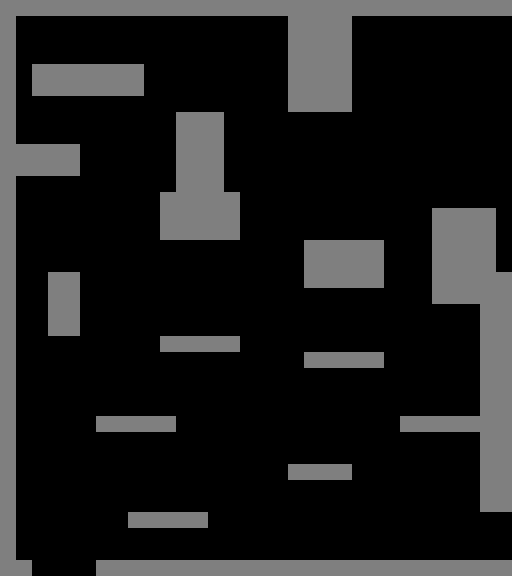

This is a level from a 2D game, rendered from its Tiled map with the project's own tilesets. A one-line summary and the complete map file follow:
An orthogonal 32x36 tile map with 16x16 px tiles, 1 tile layer (Walls).

<map version="1.10" tiledversion="1.10.2" orientation="orthogonal" renderorder="right-down" width="32" height="36" tilewidth="16" tileheight="16" infinite="0" nextlayerid="2" nextobjectid="1">
 <tileset firstgid="1" source="../Tilesets/16gon.tsx" />
 <layer id="1" name="Walls" width="32" height="36">
  <properties>
   <property name="unity:layer" value="Wall" />
  </properties>
  <data encoding="csv">
51,51,51,51,51,51,51,51,51,51,51,51,51,51,51,51,51,51,51,51,51,51,51,51,51,51,51,51,51,51,51,51,
51,0,0,0,0,0,0,0,0,0,0,0,0,0,0,0,0,0,51,51,51,51,0,0,0,0,0,0,0,0,0,0,
51,0,0,0,0,0,0,0,0,0,0,0,0,0,0,0,0,0,51,51,51,51,0,0,0,0,0,0,0,0,0,0,
51,0,0,0,0,0,0,0,0,0,0,0,0,0,0,0,0,0,51,51,51,51,0,0,0,0,0,0,0,0,0,0,
51,0,51,51,51,51,51,51,51,0,0,0,0,0,0,0,0,0,51,51,51,51,0,0,0,0,0,0,0,0,0,0,
51,0,51,51,51,51,51,51,51,0,0,0,0,0,0,0,0,0,51,51,51,51,0,0,0,0,0,0,0,0,0,0,
51,0,0,0,0,0,0,0,0,0,0,0,0,0,0,0,0,0,51,51,51,51,0,0,0,0,0,0,0,0,0,0,
51,0,0,0,0,0,0,0,0,0,0,51,51,51,0,0,0,0,0,0,0,0,0,0,0,0,0,0,0,0,0,0,
51,0,0,0,0,0,0,0,0,0,0,51,51,51,0,0,0,0,0,0,0,0,0,0,0,0,0,0,0,0,0,0,
51,51,51,51,51,0,0,0,0,0,0,51,51,51,0,0,0,0,0,0,0,0,0,0,0,0,0,0,0,0,0,0,
51,51,51,51,51,0,0,0,0,0,0,51,51,51,0,0,0,0,0,0,0,0,0,0,0,0,0,0,0,0,0,0,
51,0,0,0,0,0,0,0,0,0,0,51,51,51,0,0,0,0,0,0,0,0,0,0,0,0,0,0,0,0,0,0,
51,0,0,0,0,0,0,0,0,0,51,51,51,51,51,0,0,0,0,0,0,0,0,0,0,0,0,0,0,0,0,0,
51,0,0,0,0,0,0,0,0,0,51,51,51,51,51,0,0,0,0,0,0,0,0,0,0,0,0,51,51,51,51,0,
51,0,0,0,0,0,0,0,0,0,51,51,51,51,51,0,0,0,0,0,0,0,0,0,0,0,0,51,51,51,51,0,
51,0,0,0,0,0,0,0,0,0,0,0,0,0,0,0,0,0,0,51,51,51,51,51,0,0,0,51,51,51,51,0,
51,0,0,0,0,0,0,0,0,0,0,0,0,0,0,0,0,0,0,51,51,51,51,51,0,0,0,51,51,51,51,0,
51,0,0,51,51,0,0,0,0,0,0,0,0,0,0,0,0,0,0,51,51,51,51,51,0,0,0,51,51,51,51,51,
51,0,0,51,51,0,0,0,0,0,0,0,0,0,0,0,0,0,0,0,0,0,0,0,0,0,0,51,51,51,51,51,
51,0,0,51,51,0,0,0,0,0,0,0,0,0,0,0,0,0,0,0,0,0,0,0,0,0,0,0,0,0,51,51,
51,0,0,51,51,0,0,0,0,0,0,0,0,0,0,0,0,0,0,0,0,0,0,0,0,0,0,0,0,0,51,51,
51,0,0,0,0,0,0,0,0,0,51,51,51,51,51,0,0,0,0,0,0,0,0,0,0,0,0,0,0,0,51,51,
51,0,0,0,0,0,0,0,0,0,0,0,0,0,0,0,0,0,0,51,51,51,51,51,0,0,0,0,0,0,51,51,
51,0,0,0,0,0,0,0,0,0,0,0,0,0,0,0,0,0,0,0,0,0,0,0,0,0,0,0,0,0,51,51,
51,0,0,0,0,0,0,0,0,0,0,0,0,0,0,0,0,0,0,0,0,0,0,0,0,0,0,0,0,0,51,51,
51,0,0,0,0,0,0,0,0,0,0,0,0,0,0,0,0,0,0,0,0,0,0,0,0,0,0,0,0,0,51,51,
51,0,0,0,0,0,51,51,51,51,51,0,0,0,0,0,0,0,0,0,0,0,0,0,0,51,51,51,51,51,51,51,
51,0,0,0,0,0,0,0,0,0,0,0,0,0,0,0,0,0,0,0,0,0,0,0,0,0,0,0,0,0,51,51,
51,0,0,0,0,0,0,0,0,0,0,0,0,0,0,0,0,0,0,0,0,0,0,0,0,0,0,0,0,0,51,51,
51,0,0,0,0,0,0,0,0,0,0,0,0,0,0,0,0,0,51,51,51,51,0,0,0,0,0,0,0,0,51,51,
51,0,0,0,0,0,0,0,0,0,0,0,0,0,0,0,0,0,0,0,0,0,0,0,0,0,0,0,0,0,51,51,
51,0,0,0,0,0,0,0,0,0,0,0,0,0,0,0,0,0,0,0,0,0,0,0,0,0,0,0,0,0,51,51,
51,0,0,0,0,0,0,0,51,51,51,51,51,0,0,0,0,0,0,0,0,0,0,0,0,0,0,0,0,0,0,0,
51,0,0,0,0,0,0,0,0,0,0,0,0,0,0,0,0,0,0,0,0,0,0,0,0,0,0,0,0,0,0,0,
51,0,0,0,0,0,0,0,0,0,0,0,0,0,0,0,0,0,0,0,0,0,0,0,0,0,0,0,0,0,0,0,
51,51,0,0,0,0,51,51,51,51,51,51,51,51,51,51,51,51,51,51,51,51,51,51,51,51,51,51,51,51,51,51
</data>
 </layer>
</map>